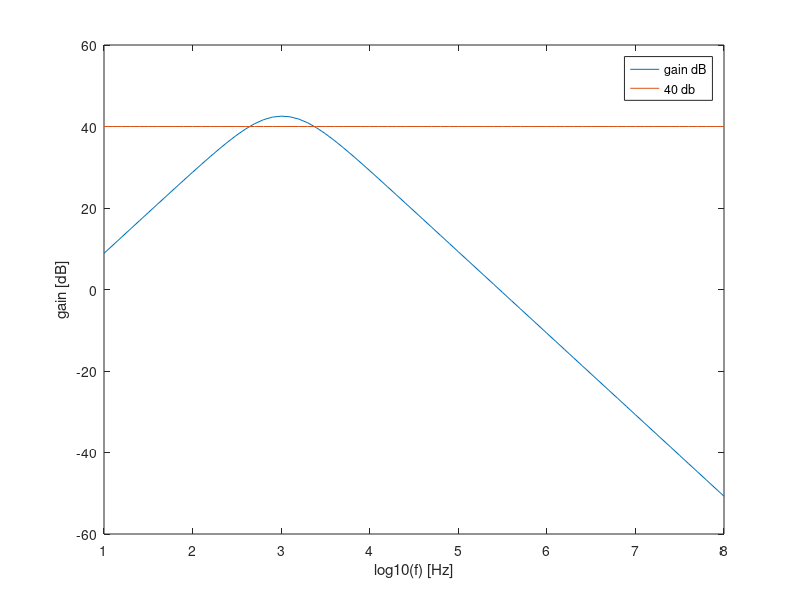

This chart was generated by the following MATLAB code:
%chosen components
R1=1*10^3
R2=1*10^3
R3=200*10^3
R4=1*10^3

C1=220*10^(-9)
C2=220*10^(-9)/2

%computing COST
costR=(R1+R2+R3+R4)/1000
costC=(C1+C2)*10^(12)

%computing input and output impedances
f=1000
w=2*pi*f
ZC1=1./(j*w*C1);
ZC2=1./(j*w*C2);
Zin=ZC1+R1;
Zout=1/(1/R2+1/ZC2);

%computing capacitor's impedances
f=1:0.1:8;;
w=2*pi*power(10,f);
%s=j*w;

ZC1=1./(j*w*C1);
ZC2=1./(j*w*C2);


%computing transfer function
fator1=R1./(R1+ZC1);
fator12=(1+R3/R4).*fator1;
T=abs(ZC2./(ZC2+R2).*fator12);
%converting gain (directly from transfer function to dB)
TdB=20*log10(T);

figure;
plot(f,TdB);
hold on;
plot(f,40.+0*f)
legend("gain dB","40 db");
xlabel ("log10(f) [Hz]");
ylabel ("gain [dB]");
print ("T.eps", "-depsc");


%computing maximum gain
max=max(TdB)

%computing cut off frequencies (finding out the frequency 3dB bellow the max gain)
flag1=0; 
flag2=0;
for i=1:length(f)
  if(flag1==0 && TdB(i)>=(max-3))
  lowf=f(i-1)
  lowF=power(10,lowf)
  wL=2*pi*power(10,lowf)
  flag1=1;
endif
  if((flag1==1) && (flag2==0) && (TdB(i)<(max-3)))
   highf=f(i-1)
   highF=power(10,highf)
   wH=2*pi*power(10,highf)
   flag2=1;
 endif 
endfor

%central frequency + deviation
fc=sqrt(lowF*highF)
wc=sqrt(wL*wH)
fdev=abs(1000-fc)

%gain + deviation
%40dB <=> 100 amplification
a=log10(fc)
b=int32(10*log10(fc)-10) %finding out iteration corresponding to the central frequency
gain = T(b)
gaindB=TdB(b)%so para ver
gaindev=abs(100-gain)


